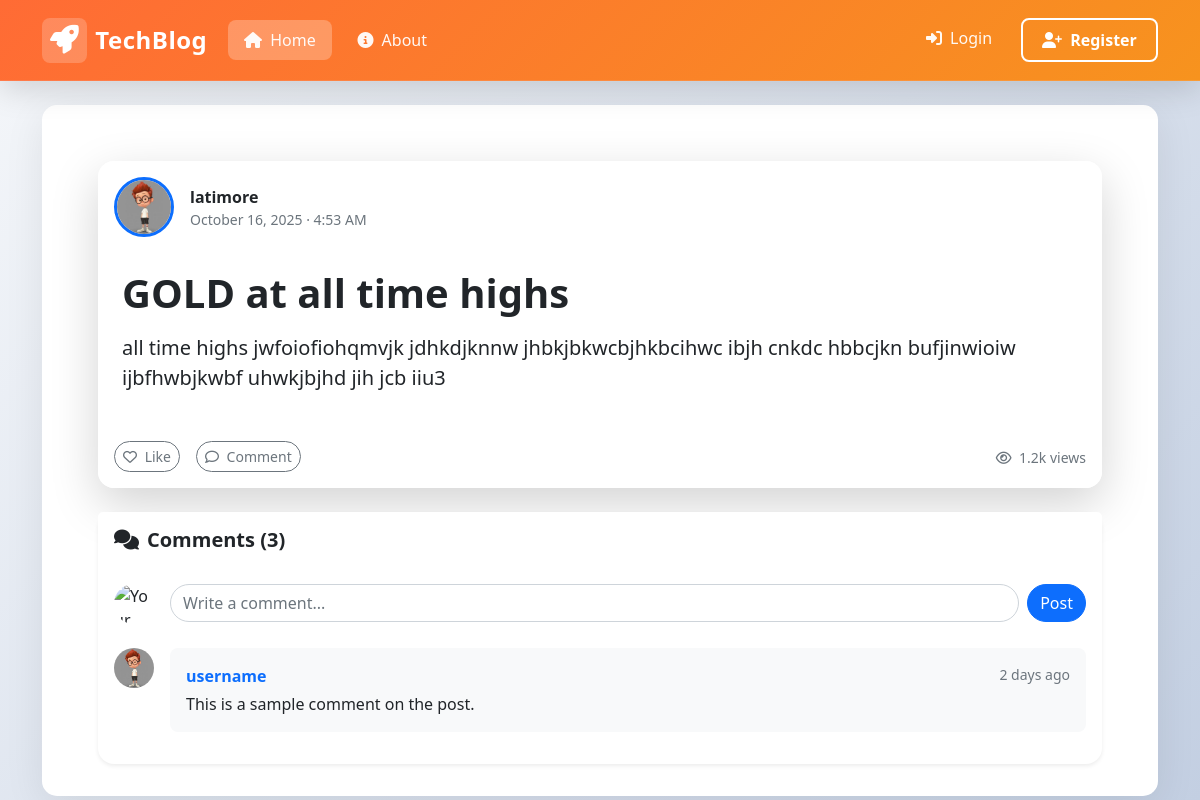
The app's page /post/1/ with its own data.
### blog/models.py (models this page shows, shortened)
class Post(models.Model):
    STATUS_CHOICES = [
        ('draft', 'Draft'),
        ('published', 'Published'),
        ('scheduled', 'Scheduled'),
    ]
    title = models.CharField(max_length=200)
    slug = models.SlugField(max_length=200, unique=True, blank=True)
    content = models.TextField()
    excerpt = models.TextField(max_length=300, blank=True, help_text="Brief summary for previews")
    featured_image = models.ImageField(
        upload_to='post_images/%Y/%m/%d/',
        null=True,
        blank=True,
        validators=[FileExtensionValidator(['jpg', 'jpeg', 'png', 'webp'])],
        help_text="Recommended size: 1200x630px"
    )
    category = models.ForeignKey(
        Category,
        on_delete=models.SET_NULL,
        null=True,
        blank=True,
        related_name='posts'
    )
    tags = models.ManyToManyField(Tag, blank=True, related_name='posts')
    author = models.ForeignKey(User, on_delete=models.CASCADE, related_name='posts')
    date_posted = models.DateTimeField(default=timezone.now)
    date_updated = models.DateTimeField(auto_now=True)
    publish_date = models.DateTimeField(null=True, blank=True, help_text="Schedule post for future")
    status = models.CharField(max_length=10, choices=STATUS_CHOICES, default='draft')
    is_featured = models.BooleanField(default=False, help_text="Show in featured section")
    is_pinned = models.BooleanField(default=False, help_text="Pin to top of list")
    allow_comments = models.BooleanField(default=True)
    views_count = models.IntegerField(default=0)
    reading_time = models.IntegerField(default=5, help_text="Estimated reading time in minutes")
    meta_description = models.CharField(max_length=160, blank=True, help_text="For search engines")
    meta_keywords = models.CharField(max_length=255, blank=True)
    class Meta:
        ordering = ['-is_pinned', '-date_posted']
        indexes = [
            models.Index(fields=['-date_posted']),
            models.Index(fields=['status', '-date_posted']),
            models.Index(fields=['author', '-date_posted']),
        ]
    def save(self, *args, **kwargs):
        if not self.excerpt and self.content:
            self.excerpt = self.content[:250] + "..." if len(self.content) > 250 else self.content
        if self.content:
            word_count = len(self.content.split())
            self.reading_time = max(1, math.ceil(word_count / 200))
        if not self.meta_description:
            self.meta_description = self.excerpt[:160] if self.excerpt else self.content[:160]
        super().save(*args, **kwargs)
        if self.featured_image:
            self.resize_image()
    def increment_views(self):
        self.views_count += 1
        self.save(update_fields=['views_count'])
    def get_related_posts(self, limit=3):
        related = Post.objects.filter(
            status='published'
        ).exclude(id=self.id)
        if self.category:
            related = related.filter(category=self.category)
        return related.order_by('-date_posted')[:limit]

### users/models.py (models this page shows, shortened)
class Profile(models.Model):
    user = models.OneToOneField(User, on_delete=models.CASCADE)
    image = models.ImageField(default='default.jpg', upload_to='profile_pics')
    bio = models.TextField(max_length=500, blank=True)
    location = models.CharField(max_length=100, blank=True)
    website = models.URLField(max_length=200, blank=True)

### blog/views.py (the view, shortened to what this page needs)
# urls.py: path('post/<int:pk>/', views.PostDetailView.as_view(), name='post-detail'),
class PostDetailView(DetailView):
    model = Post
    def get_queryset(self):
        return Post.objects.filter(status='published').select_related(
            'author', 'author__profile', 'category'
        ).prefetch_related(
            'tags',
            'likes',
            Prefetch('comments', queryset=Comment.objects.filter(
                is_approved=True, parent=None
            ).select_related('author', 'author__profile').prefetch_related('replies'))
        )
    def get_object(self):
        obj = super().get_object()
        session_key = f'viewed_post_{obj.pk}'
        if not self.request.session.get(session_key, False):
            obj.increment_views()
            self.request.session[session_key] = True
        return obj
    def get_context_data(self, **kwargs):
        context = super().get_context_data(**kwargs)
        post = self.object
        context['related_posts'] = post.get_related_posts(limit=3)
        context['comment_form'] = CommentForm()
        context['comments_count'] = post.comments.filter(is_approved=True).count()
        return context

### blog/forms.py (shortened to what this page needs)
class CommentForm(forms.ModelForm):
    class Meta:
        model = Comment
        fields = ['content']
        widgets = {
            'content': forms.Textarea(attrs={
                'class': 'form-control',
                'placeholder': 'Write your comment...',
                'rows': 3
            })
        }
        labels = {
            'content': ''
        }

### blog/templates/blog/post_detail.html (shortened to what this page needs)
{% extends 'blog/base.html' %}
{% block content %}
<div class="container px-0 px-md-4">
    <div class="card border-0 shadow-lg rounded-4 overflow-hidden mt-4">
        <div class="card-header bg-white py-3 border-0">
            <div class="d-flex align-items-center justify-content-between">
                <div class="d-flex align-items-center">
                    <a href="{% url 'user-posts' object.author.username %}" class="flex-shrink-0">
                        <img width="60" height="60" class="rounded-circle object-fit-cover border border-3 border-primary"
                             src="{{ object.author.profile.image.url }}" alt="{{ object.author.username }}'s profile picture">
                    </a>
                    <div class="ms-3">
                        <a href="{% url 'user-posts' object.author.username %}"
                           class="text-decoration-none text-dark fw-bold mb-0">
                            {{ object.author.username }}
                        </a>
                        <p class="text-muted small mb-0">
                            {{ object.date_posted|date:"F j, Y · g:i A" }}
                        </p>
                    </div>
                </div>
            </div>
        </div>
        <div class="card-body px-4 py-3">
            <h1 class="display-6 fw-bold mb-3">{{ object.title }}</h1>
            <div class="post-content fs-5 lh-base">
                {{ object.content|linebreaks }}
            </div>
        </div>
        <div class="card-footer bg-white border-0 py-3">
            <div class="d-flex justify-content-between align-items-center">
                <div class="d-flex gap-3">
                    <button class="btn btn-sm btn-outline-secondary rounded-pill">
                        <i class="far fa-heart me-1"></i> Like
                    </button>
                    <button class="btn btn-sm btn-outline-secondary rounded-pill">
                        <i class="far fa-comment me-1"></i> Comment
                    </button>
                </div>
                <div>
                    <span class="text-muted small">
                        <i class="far fa-eye me-1"></i> 1.2k views
                    </span>
                </div>
            </div>
        </div>
    </div>
    <div class="card border-0 shadow-sm rounded-4 mt-4">
        <div class="card-header bg-white border-0 py-3">
            <h5 class="mb-0 fw-bold">
                <i class="fas fa-comments me-2"></i>Comments (3)
            </h5>
        </div>
        <div class="card-body">
            <div class="d-flex mb-4">
                <img width="40" height="40" class="rounded-circle me-3"
                     src="{{ user.profile.image.url }}" alt="Your profile picture">
                <div class="flex-grow-1">
                    <form>
                        <div class="input-group">
                            <input type="text" class="form-control rounded-pill"
                                   placeholder="Write a comment...">
                            <button class="btn btn-primary rounded-pill ms-2" type="submit">
                                Post
                            </button>
                        </div>
                    </form>
                </div>
            </div>
            <div class="d-flex mb-3">
                <img width="40" height="40" class="rounded-circle me-3"
                     src="{{ object.author.profile.image.url }}" alt="Commenter profile">
                <div class="flex-grow-1">
                    <div class="bg-light p-3 rounded-3">
                        <div class="d-flex justify-content-between mb-1">
                            <a href="#" class="text-decoration-none fw-bold">username</a>
                            <small class="text-muted">2 days ago</small>
                        </div>
                        <p class="mb-0">This is a sample comment on the post.</p>
                    </div>
                </div>
            </div>
        </div>
    </div>
</div>
{% endblock content %}

### blog/templates/blog/base.html (style rules this page uses)
* { margin: 0; padding: 0; box-sizing: border-box; }
body { font-family: 'Segoe UI', Tahoma, Geneva, Verdana, sans-serif; background: linear-gradient(135deg, #f5f7fa 0%, #c3cfe2 100%); min-height: 100vh; }

### records on screen
Post: author.profile.image (placeholder picture), author.username "latimore", date_posted "October 16, 2025 · 4:53 AM", title "GOLD at all time highs", content "all time highs jwfoiofiohqmvjk jdhkdjknnw jhbkjbkwcbjhkbcihwc ibjh cnkdc hbbcjkn bufjinwioiw ijbfhwbjkwbf uhwkjbjhd jih jcb iiu3"
